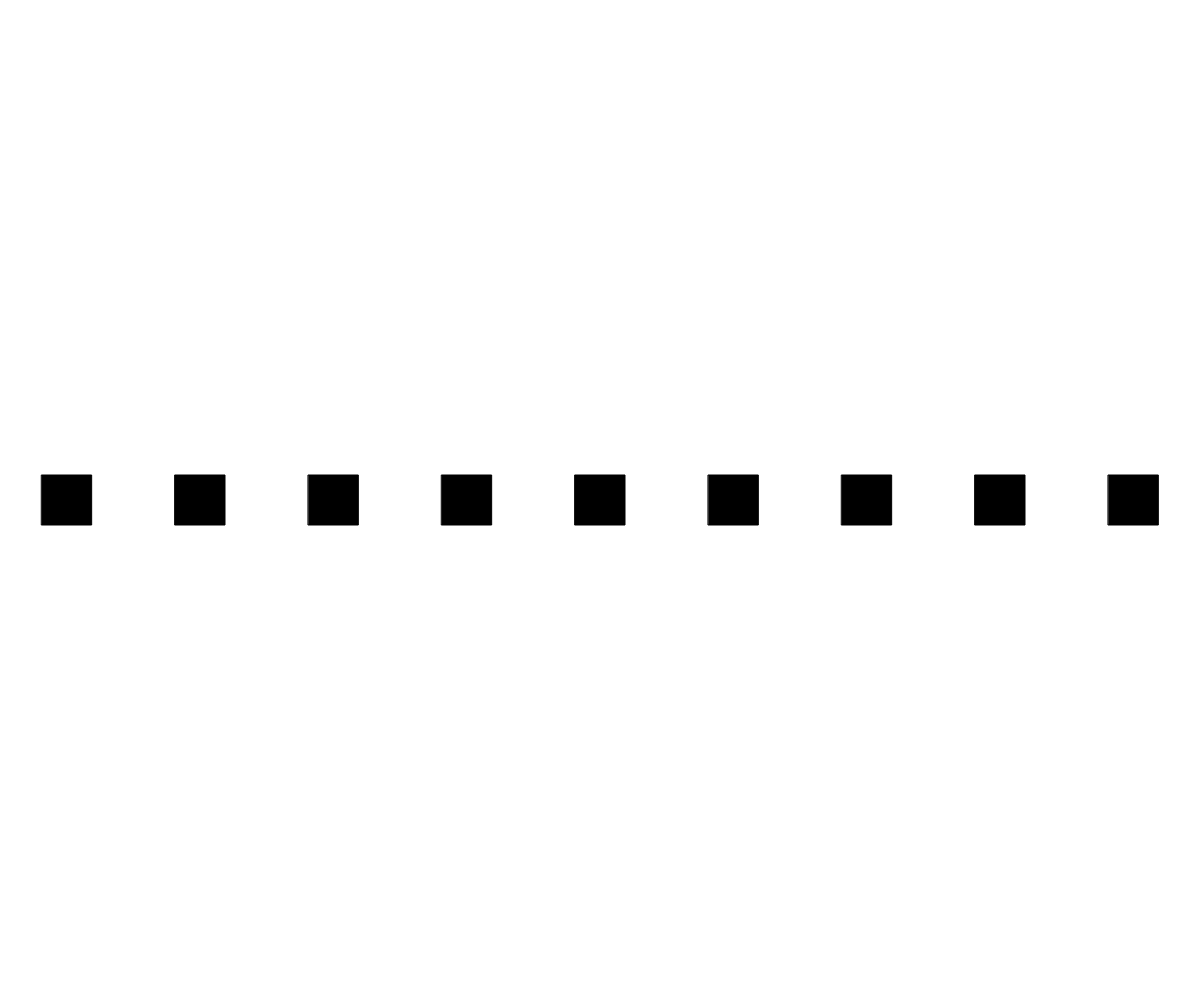
Frame 1 (no input)
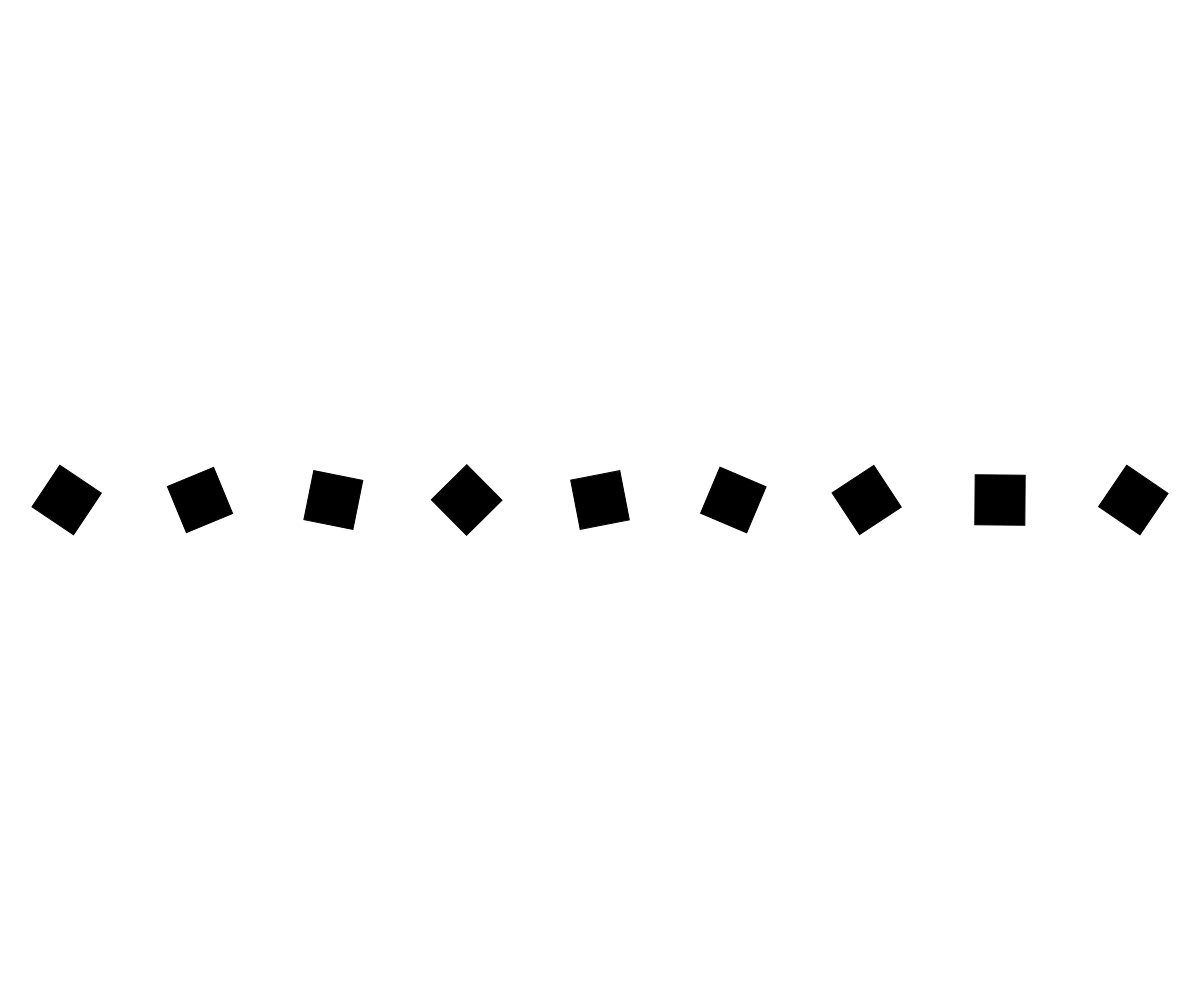
Frame 60 (no input)
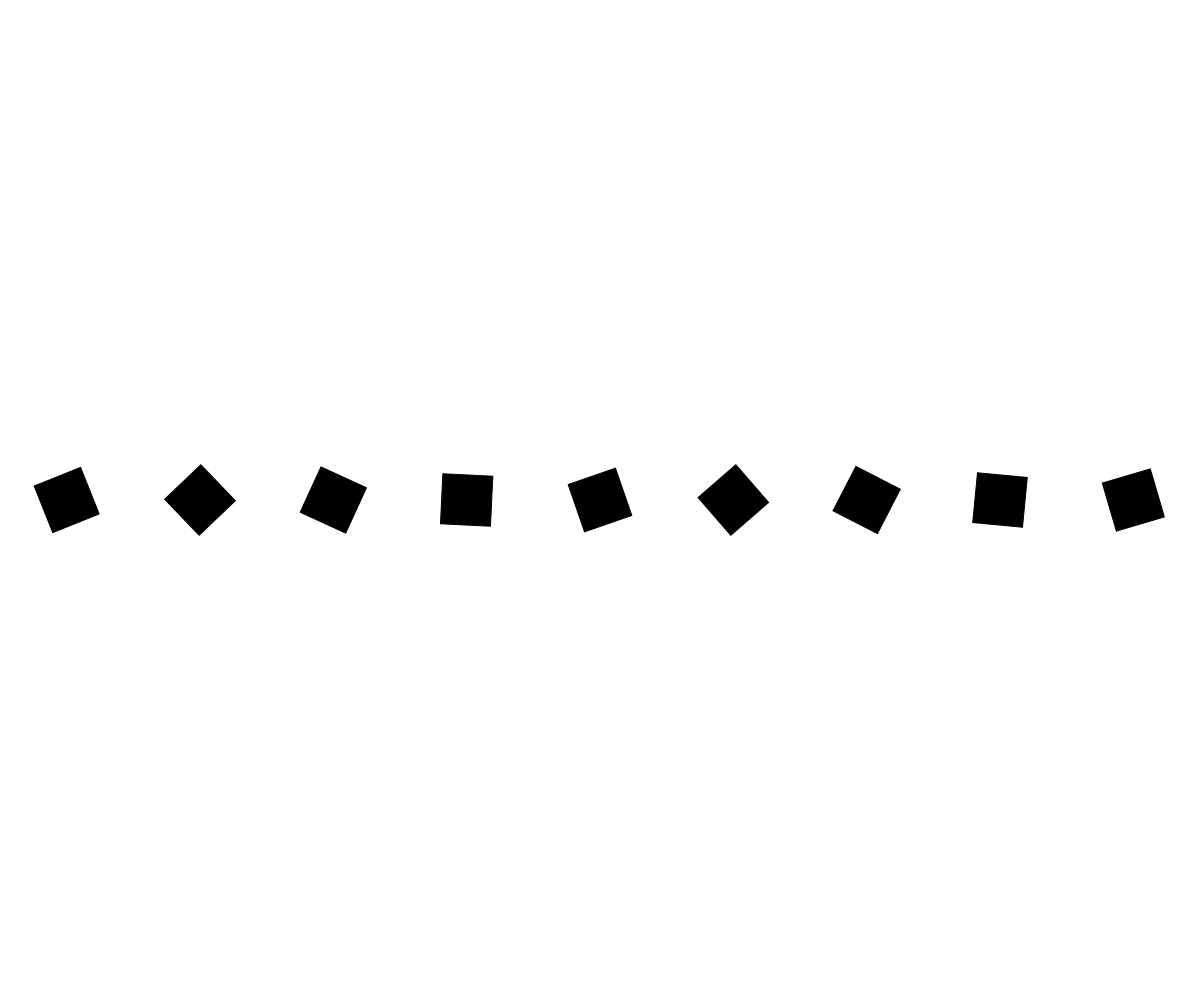
Frame 120 (the mouse pressed at the canvas centre since frame 60)

The p5.js sketch that drew these frames (run headless with seeded random() and noise() and a simulated clock; from frame 60 on, the mouse is pressed at the canvas centre):

// p5.js sketch
// ── sketch.js
// Arrays Beispiel
// Jedes Element in einem Array kann einzeln angesprochen werden
// Jedes Element hat einen eigenen Drehwinkel 
// Jedes Element dreht sich mit eigener Geschwindigkeit, wird immer schneller je weiter rechts es ist

let drehwinkel=[];//aktueller Drehwinkel
let drehwinkelIncrement=[]; //geschwindigkeit der Rotation
let anzahl=10;
let abstand;

function setup() {
  createCanvas(windowWidth, windowHeight);
  abstand = width / (anzahl - 1);

  for (let i = 0; i < anzahl; i++) {
    drehwinkel[i] = 0; //Anfangsdrehwinkel
    drehwinkelIncrement[i] = (i + 1) / 100; //Geschwindigkeit der Rotation abhängig von der Position im Array
  }
}

function draw() {
  background(255);
  for (let i = 0; i < anzahl; i++) {
    push();
    translate(i * abstand + abstand / 2, height / 2);
    rotate(drehwinkel[i]);
    rectMode(CENTER);
    fill(0);
    rect(0, 0, 50, 50);
    pop();

    drehwinkel[i] = drehwinkel[i] + drehwinkelIncrement[i]; //jedes Element hat seine eigene Rotationsgeschwindigkeit
  }
}
